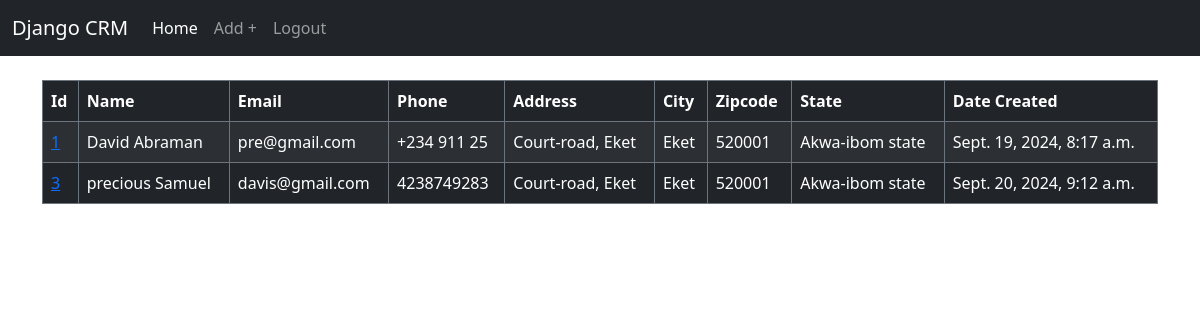
Page / (signed in) on the earlier database version.
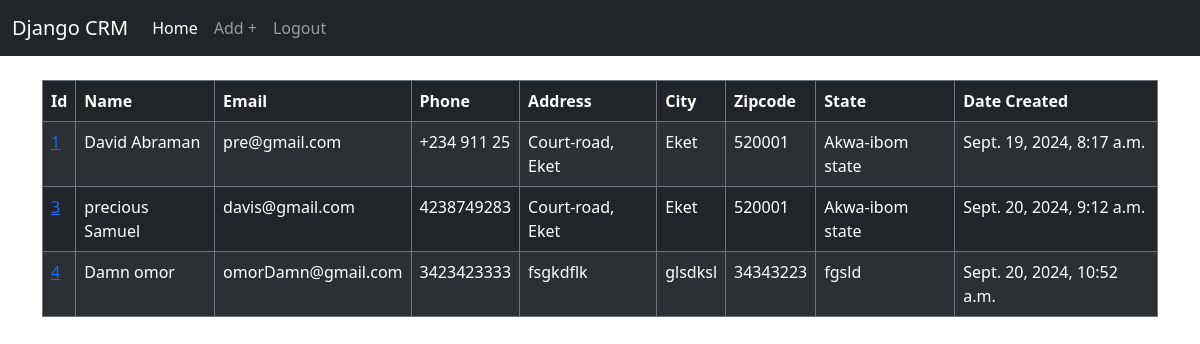
Same page on the later database version.
### crm_main_app/models.py (models this page shows, shortened)
class Record(models.Model):
    created_at = models.DateTimeField(auto_now_add=True)
    first_name = models.CharField(max_length=50)
    last_name = models.CharField(max_length=50)
    email = models.CharField(max_length=100)
    phone = models.CharField(max_length=11)
    address = models.CharField(max_length=100)
    city = models.CharField(max_length=50)
    state = models.CharField(max_length=50)
    zipcode = models.CharField(max_length=20)

### crm_main_app/views.py (the view, shortened to what this page needs)
# urls.py: 2. Add a URL to urlpatterns:  path('', Home.as_view(), name='home')
class Home(View):
    template_name = 'home.html'
    def get(self, request):
        records = Record.objects.all()
        return render(request, self.template_name, {'records': records})

### crm_main_app/templates/home.html (shortened to what this page needs)
{% extends 'base.html' %}
{% block content %}
{% if user.is_authenticated %}
<table class="table table-dark table-striped table-hover table-bordered border-secondary">
    <thead>
        <tr>
            <th scope="col">Id</th>
            <th scope="col">Name</th>
            <th scope="col">Email</th>
            <th scope="col">Phone</th>
            <th scope="col">Address</th>
            <th scope="col">City</th>
            <th scope="col">Zipcode</th>
            <th scope="col">State</th>
            <th scope="col">Date Created</th>
        </tr>
    </thead>
    <tbody>
        {% if records %}
            {% for record in records %}
            <tr>
                <td><a href="{% url 'crm_main_app:record' record.id %}">{{record.id}}</a></td>
                <td>{{record.first_name}}
                {{record.last_name}}</td>
                <td>{{record.email}}</td>
                <td>{{record.phone}}</td>
                <td>{{record.address}}</td>
                <td>{{record.city}}</td>
                <td>{{record.zipcode}}</td>
                <td>{{record.state}}</td>
                <td>{{record.created_at}}</td>
            </tr>
    {% endfor %}
{% endif %}
    </tbody>
{% endif %}
{% endblock content %}

Differences in the rows shown:
added Record: id "4", first_name "Damn", last_name "omor", email "omorDamn@gmail.com", phone "3423423333", address "fsgkdflk", city "glsdksl", zipcode "34343223", state "fgsld", created_at "Sept. 20, 2024, 10:52 a.m."
